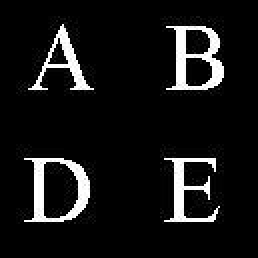
%> input picture data/test.jpg, 129 x 129 px (shown 2 times larger)
$ octave test_r_update_1d.m   (GNU Octave 9; MATLAB toolbox functions it lacks are replaced by stand-ins)
%> lines starting %> are read from the running program, lines starting %| are printed output that depends on the picture
### convb.m
function c=convb(g,r)
%> called with r = 4
%This function conv g and out of focus blurring kernel with reflection boundary.
%function c=convb_outfocus(g,r);
%r is the radius of the point spread function.

if isvector(g)
    g = g(:);
    PSF = fspecial('disk', r);
    p = (size(PSF, 1) - 1) / 2;
    PSF = PSF(p+1,:);
    PSF = PSF/sum(PSF);
    g2 = padarray(g, [p,0], 'symmetric');
    c = conv(g2, PSF, 'valid');
else
    PSF = fspecial('disk', r);
    p = (size(PSF, 1) - 1) / 2;
    g = padarray(g,[p p], 'symmetric');
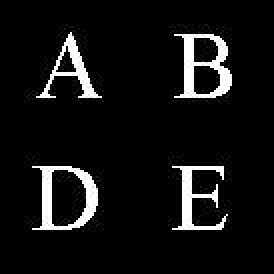
%> g: size 137x137 double (shown 2 times larger); min 0, max 1, mean 0.074
    c = conv2(g, PSF, 'valid');
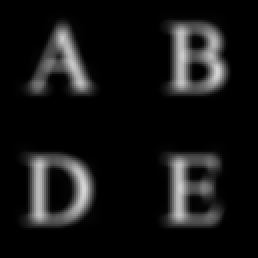
%> c: size 129x129 double (shown 2 times larger); min 0, max 0.836, mean 0.0835
end

### convb_1d.m
function c=convb_1d(g,r)
%This function conv g and out of focus blurring kernel with reflection boundary.
%function c=convb_outfocus(g,r);
%r is the radius of the point spread function.

g = g(:);
PSF = fspecial('disk', r);
p = (size(PSF, 1) - 1) / 2;
PSF = PSF(p+1,:);
PSF = PSF/sum(PSF);
g2 = padarray(g, [p,0], 'symmetric');
c = conv(g2, PSF, 'valid');

### r_update_1d.m
function [mu_r, delta_r] = r_update_1d(x,b,mu_r,delta_r,sigma,Sr)
% syntax: [mu_r, delta_r] = r_update_blockwise(X,B,mu_r,delta_r,sigma)
%
% INPUT
% X:        Initial guess of exact image
% B:        Blurred and noisy image
% mu_r:     Mean radius of PSF
% delta_r:  Variance of PSF
% sigma:    The standard deviation of the noise
% Sr:       Number of model error samples

x = x(:);
b = b(:);

[m,n] = size(x);
N = m*n;

% Parameters
alpha = 0.1; % best value in report, can be tuned

% Sample model error
A_mu_r_x = A_fun(mu_r,x);
eta = zeros(N,Sr);
r = zeros(Sr,1);

for i = 1:Sr
    r(i) = nnnormrnd(mu_r,delta_r,1); % r needs to be positive
    eta(:,i) = A_fun(r(i),x) - A_mu_r_x;
end

mu_eta = mean(eta,2);
mean_r = mean(r);

% [4 lines of commented-out code are left out]

c_tilde = (eta - mu_eta)*(r - mean_r)/(Sr-1);

%Compute updates
U = (eta - mu_eta)/sqrt(Sr-1);
Ut = U';

%[Wt,c] = egrss_potrf(Ut,Ut,sigma^2);
b_tilde = b - A_fun(mu_r,x) - mu_eta;

%w = (I*sigma^2+Ut*U)\(b-A*r_est*x-model_error)
sol_tmp = (eye(N)*sigma.^2 + U*Ut)\(b_tilde);
% (sigma^2 + U'U)sol_tmp = b_tilde
%sol_tmp = egrss_trsv(Ut,Wt,c,b_tilde);
%sol_tmp = egrss_trsv(Ut,Wt,c,sol_tmp,'T');


mu_r = mu_r + c_tilde'*sol_tmp;

% solve (sigma^2 큨'u)sol_temp = c_tilde
sol_tmp = (eye(N)*sigma.^2 + U*Ut)\c_tilde;
%sol_tmp = egrss_trsv(Ut,Wt,c,c_tilde);
%sol_tmp = egrss_trsv(Ut,Wt,c,sol_tmp,'T');

delta_r = sqrt(delta_r^2 - alpha*c_tilde'*sol_tmp);
end

function Ax = A_fun(r,x)
Ax = convb_1d(x,r);
Ax = Ax(:);
end

### test_r_update_1d.m
% Test of r_update function
clear, clc, close all;

% -----------   TRUE IMAGE   -----------
x = im2double(imread('data/test.jpg'));

% ----------   PARAMETERS   -----------
radius = 4;
sigma = 0.015; % measurement error
mu_r = 3.5; delta_r = 0.5;
Sr = 100;

% -------   BLURRED AND NOISY IMAGE   -------
b0 = convb(x,radius);
b = round(b0*255)/255 + randn(size(b0))*sigma;
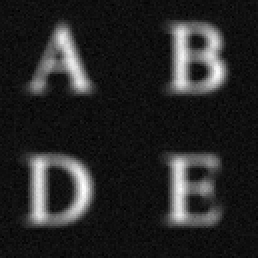
%> b: size 129x129 double (shown 2 times larger); min -0.0564, max 0.857, mean 0.0833; drawn with min black and max white
b(b<0) = 0;


x = x(30,:);
%> x = 129 values, max 1 at index 35, min 0 at index 1, mean 0.148
b = b(30,:);
%> b = 129 values, max 0.806 at index 91, min 0 at index 1, mean 0.177
b1d = convb_1d(x,radius);
%> in convb_1d, `g = g(:);`: g has the same summary as x outside convb_1d
%> in convb_1d, `g2 = padarray(g, [p,0], 'symmetric');`: g2 = 137 values, max 1 at index 39, min 0 at index 1, mean 0.139
%> in convb_1d, `c = conv(g2, PSF, 'valid');`: c = 129 values, max 0.868 at index 105, min 0 at index 1, mean 0.148
%> b1d has the same summary as c in convb_1d
b1d = round(b1d*255)/255 + randn(size(b1d))*sigma;
b1d(b1d<0) = 0;

% -----------   TEST r_update_1d.m   -----------
tic

[mu_r_new, delta_r_new] = r_update_1d(x,b,mu_r,delta_r,sigma,Sr);
%> the run ends on the next line
